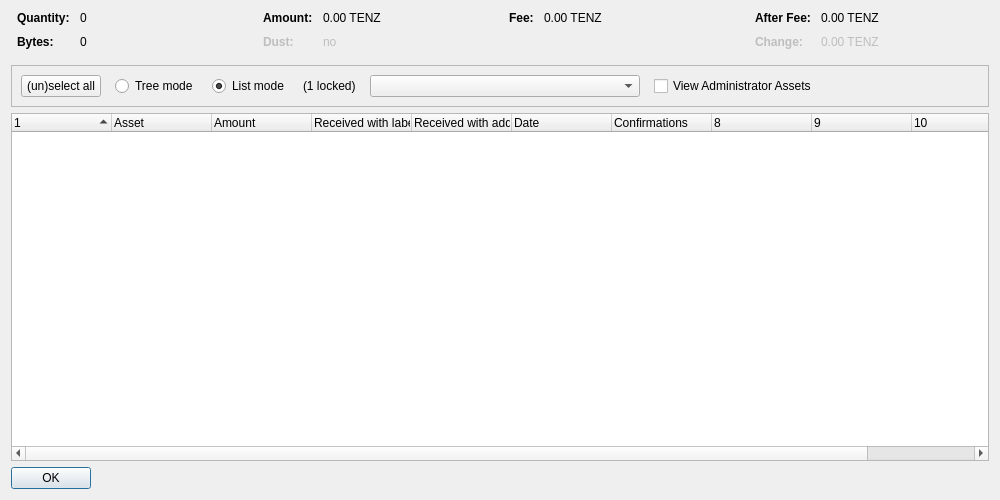
<?xml version="1.0" encoding="UTF-8"?>
<ui version="4.0">
 <class>AssetControlDialog</class>
 <widget class="QDialog" name="AssetControlDialog">
  <property name="geometry">
   <rect>
    <x>0</x>
    <y>0</y>
    <width>1000</width>
    <height>500</height>
   </rect>
  </property>
  <property name="windowTitle">
   <string>Asset Selection</string>
  </property>
  <layout class="QVBoxLayout" name="verticalLayout">
   <item>
    <layout class="QHBoxLayout" name="horizontalLayoutTop" stretch="0,0,0,0">
     <property name="topMargin">
      <number>0</number>
     </property>
     <property name="bottomMargin">
      <number>10</number>
     </property>
     <item>
      <layout class="QFormLayout" name="formLayoutAssetControl1">
       <property name="horizontalSpacing">
        <number>10</number>
       </property>
       <property name="verticalSpacing">
        <number>10</number>
       </property>
       <property name="leftMargin">
        <number>6</number>
       </property>
       <property name="rightMargin">
        <number>6</number>
       </property>
       <item row="0" column="0">
        <widget class="QLabel" name="labelAssetControlQuantityText">
         <property name="font">
          <font>
           <weight>75</weight>
           <bold>true</bold>
          </font>
         </property>
         <property name="text">
          <string>Quantity:</string>
         </property>
        </widget>
       </item>
       <item row="0" column="1">
        <widget class="QLabel" name="labelAssetControlQuantity">
         <property name="cursor">
          <cursorShape>IBeamCursor</cursorShape>
         </property>
         <property name="contextMenuPolicy">
          <enum>Qt::ActionsContextMenu</enum>
         </property>
         <property name="text">
          <string notr="true">0</string>
         </property>
         <property name="textInteractionFlags">
          <set>Qt::LinksAccessibleByMouse|Qt::TextSelectableByKeyboard|Qt::TextSelectableByMouse</set>
         </property>
        </widget>
       </item>
       <item row="1" column="0">
        <widget class="QLabel" name="labelAssetControlBytesText">
         <property name="font">
          <font>
           <weight>75</weight>
           <bold>true</bold>
          </font>
         </property>
         <property name="text">
          <string>Bytes:</string>
         </property>
        </widget>
       </item>
       <item row="1" column="1">
        <widget class="QLabel" name="labelAssetControlBytes">
         <property name="cursor">
          <cursorShape>IBeamCursor</cursorShape>
         </property>
         <property name="contextMenuPolicy">
          <enum>Qt::ActionsContextMenu</enum>
         </property>
         <property name="text">
          <string notr="true">0</string>
         </property>
         <property name="textInteractionFlags">
          <set>Qt::LinksAccessibleByMouse|Qt::TextSelectableByKeyboard|Qt::TextSelectableByMouse</set>
         </property>
        </widget>
       </item>
      </layout>
     </item>
     <item>
      <layout class="QFormLayout" name="formLayoutAssetControl2">
       <property name="horizontalSpacing">
        <number>10</number>
       </property>
       <property name="verticalSpacing">
        <number>10</number>
       </property>
       <property name="leftMargin">
        <number>6</number>
       </property>
       <property name="rightMargin">
        <number>6</number>
       </property>
       <item row="0" column="0">
        <widget class="QLabel" name="labelAssetControlAmountText">
         <property name="font">
          <font>
           <weight>75</weight>
           <bold>true</bold>
          </font>
         </property>
         <property name="text">
          <string>Amount:</string>
         </property>
        </widget>
       </item>
       <item row="0" column="1">
        <widget class="QLabel" name="labelAssetControlAmount">
         <property name="cursor">
          <cursorShape>IBeamCursor</cursorShape>
         </property>
         <property name="contextMenuPolicy">
          <enum>Qt::ActionsContextMenu</enum>
         </property>
         <property name="text">
          <string notr="true">0.00 TENZ</string>
         </property>
         <property name="textInteractionFlags">
          <set>Qt::LinksAccessibleByMouse|Qt::TextSelectableByKeyboard|Qt::TextSelectableByMouse</set>
         </property>
        </widget>
       </item>
       <item row="1" column="0">
        <widget class="QLabel" name="labelAssetControlLowOutputText">
         <property name="enabled">
          <bool>false</bool>
         </property>
         <property name="font">
          <font>
           <weight>75</weight>
           <bold>true</bold>
          </font>
         </property>
         <property name="text">
          <string>Dust:</string>
         </property>
        </widget>
       </item>
       <item row="1" column="1">
        <widget class="QLabel" name="labelAssetControlLowOutput">
         <property name="enabled">
          <bool>false</bool>
         </property>
         <property name="cursor">
          <cursorShape>IBeamCursor</cursorShape>
         </property>
         <property name="contextMenuPolicy">
          <enum>Qt::ActionsContextMenu</enum>
         </property>
         <property name="text">
          <string notr="true">no</string>
         </property>
         <property name="textInteractionFlags">
          <set>Qt::LinksAccessibleByMouse|Qt::TextSelectableByKeyboard|Qt::TextSelectableByMouse</set>
         </property>
        </widget>
       </item>
      </layout>
     </item>
     <item>
      <layout class="QFormLayout" name="formLayoutAssetControl3">
       <property name="horizontalSpacing">
        <number>10</number>
       </property>
       <property name="verticalSpacing">
        <number>10</number>
       </property>
       <property name="leftMargin">
        <number>6</number>
       </property>
       <property name="rightMargin">
        <number>6</number>
       </property>
       <item row="0" column="0">
        <widget class="QLabel" name="labelAssetControlFeeText">
         <property name="font">
          <font>
           <weight>75</weight>
           <bold>true</bold>
          </font>
         </property>
         <property name="text">
          <string>Fee:</string>
         </property>
        </widget>
       </item>
       <item row="0" column="1">
        <widget class="QLabel" name="labelAssetControlFee">
         <property name="cursor">
          <cursorShape>IBeamCursor</cursorShape>
         </property>
         <property name="contextMenuPolicy">
          <enum>Qt::ActionsContextMenu</enum>
         </property>
         <property name="text">
          <string notr="true">0.00 TENZ</string>
         </property>
         <property name="textInteractionFlags">
          <set>Qt::LinksAccessibleByMouse|Qt::TextSelectableByKeyboard|Qt::TextSelectableByMouse</set>
         </property>
        </widget>
       </item>
      </layout>
     </item>
     <item>
      <layout class="QFormLayout" name="formLayoutAssetControl4">
       <property name="horizontalSpacing">
        <number>10</number>
       </property>
       <property name="verticalSpacing">
        <number>10</number>
       </property>
       <property name="leftMargin">
        <number>6</number>
       </property>
       <property name="rightMargin">
        <number>6</number>
       </property>
       <item row="0" column="0">
        <widget class="QLabel" name="labelAssetControlAfterFeeText">
         <property name="font">
          <font>
           <weight>75</weight>
           <bold>true</bold>
          </font>
         </property>
         <property name="text">
          <string>After Fee:</string>
         </property>
        </widget>
       </item>
       <item row="0" column="1">
        <widget class="QLabel" name="labelAssetControlAfterFee">
         <property name="cursor">
          <cursorShape>IBeamCursor</cursorShape>
         </property>
         <property name="contextMenuPolicy">
          <enum>Qt::ActionsContextMenu</enum>
         </property>
         <property name="text">
          <string notr="true">0.00 TENZ</string>
         </property>
         <property name="textInteractionFlags">
          <set>Qt::LinksAccessibleByMouse|Qt::TextSelectableByKeyboard|Qt::TextSelectableByMouse</set>
         </property>
        </widget>
       </item>
       <item row="1" column="0">
        <widget class="QLabel" name="labelAssetControlChangeText">
         <property name="enabled">
          <bool>false</bool>
         </property>
         <property name="font">
          <font>
           <weight>75</weight>
           <bold>true</bold>
          </font>
         </property>
         <property name="text">
          <string>Change:</string>
         </property>
        </widget>
       </item>
       <item row="1" column="1">
        <widget class="QLabel" name="labelAssetControlChange">
         <property name="enabled">
          <bool>false</bool>
         </property>
         <property name="cursor">
          <cursorShape>IBeamCursor</cursorShape>
         </property>
         <property name="contextMenuPolicy">
          <enum>Qt::ActionsContextMenu</enum>
         </property>
         <property name="text">
          <string notr="true">0.00 TENZ</string>
         </property>
         <property name="textInteractionFlags">
          <set>Qt::LinksAccessibleByMouse|Qt::TextSelectableByKeyboard|Qt::TextSelectableByMouse</set>
         </property>
        </widget>
       </item>
      </layout>
     </item>
    </layout>
   </item>
   <item>
    <widget class="QFrame" name="frame">
     <property name="minimumSize">
      <size>
       <width>0</width>
       <height>40</height>
      </size>
     </property>
     <property name="frameShape">
      <enum>QFrame::StyledPanel</enum>
     </property>
     <property name="frameShadow">
      <enum>QFrame::Sunken</enum>
     </property>
     <layout class="QHBoxLayout" name="horizontalLayout">
      <item>
       <layout class="QHBoxLayout" name="horizontalLayoutPanel" stretch="0,0,0,0,0,0,0">
        <property name="spacing">
         <number>14</number>
        </property>
        <item>
         <widget class="QPushButton" name="pushButtonSelectAll">
          <property name="sizePolicy">
           <sizepolicy hsizetype="Maximum" vsizetype="Fixed">
            <horstretch>0</horstretch>
            <verstretch>0</verstretch>
           </sizepolicy>
          </property>
          <property name="text">
           <string>(un)select all</string>
          </property>
          <property name="autoDefault">
           <bool>false</bool>
          </property>
         </widget>
        </item>
        <item>
         <widget class="QRadioButton" name="radioTreeMode">
          <property name="sizePolicy">
           <sizepolicy hsizetype="Maximum" vsizetype="Fixed">
            <horstretch>0</horstretch>
            <verstretch>0</verstretch>
           </sizepolicy>
          </property>
          <property name="text">
           <string>Tree mode</string>
          </property>
         </widget>
        </item>
        <item>
         <widget class="QRadioButton" name="radioListMode">
          <property name="sizePolicy">
           <sizepolicy hsizetype="Maximum" vsizetype="Fixed">
            <horstretch>0</horstretch>
            <verstretch>0</verstretch>
           </sizepolicy>
          </property>
          <property name="text">
           <string>List mode</string>
          </property>
          <property name="checked">
           <bool>true</bool>
          </property>
         </widget>
        </item>
        <item>
         <widget class="QLabel" name="labelLocked">
          <property name="text">
           <string notr="true">(1 locked)</string>
          </property>
         </widget>
        </item>
        <item>
         <widget class="QComboBox" name="assetList">
          <property name="minimumContentsLength">
           <number>30</number>
          </property>
         </widget>
        </item>
        <item>
         <widget class="QCheckBox" name="viewAdministrator">
          <property name="toolTip">
           <string>View assets that you have the ownership asset for</string>
          </property>
          <property name="text">
           <string>View Administrator Assets</string>
          </property>
         </widget>
        </item>
        <item>
         <spacer name="horizontalSpacer">
          <property name="orientation">
           <enum>Qt::Horizontal</enum>
          </property>
          <property name="sizeHint" stdset="0">
           <size>
            <width>40</width>
            <height>20</height>
           </size>
          </property>
         </spacer>
        </item>
       </layout>
      </item>
     </layout>
    </widget>
   </item>
   <item>
    <widget class="AssetControlTreeWidget" name="treeWidget">
     <property name="contextMenuPolicy">
      <enum>Qt::CustomContextMenu</enum>
     </property>
     <property name="sortingEnabled">
      <bool>false</bool>
     </property>
     <property name="columnCount">
      <number>11</number>
     </property>
     <attribute name="headerShowSortIndicator" stdset="0">
      <bool>true</bool>
     </attribute>
     <attribute name="headerStretchLastSection">
      <bool>false</bool>
     </attribute>
     <column>
      <property name="text">
       <string/>
      </property>
     </column>
     <column>
      <property name="text">
       <string>Asset</string>
      </property>
     </column>
     <column>
      <property name="text">
       <string>Amount</string>
      </property>
     </column>
     <column>
      <property name="text">
       <string>Received with label</string>
      </property>
     </column>
     <column>
      <property name="text">
       <string>Received with address</string>
      </property>
     </column>
     <column>
      <property name="text">
       <string>Date</string>
      </property>
     </column>
     <column>
      <property name="text">
       <string>Confirmations</string>
      </property>
      <property name="toolTip">
       <string>Confirmed</string>
      </property>
     </column>
     <column>
      <property name="text">
       <string/>
      </property>
     </column>
     <column>
      <property name="text">
       <string/>
      </property>
     </column>
     <column>
      <property name="text">
       <string/>
      </property>
     </column>
     <column>
      <property name="text">
       <string/>
      </property>
     </column>
    </widget>
   </item>
   <item>
    <widget class="QDialogButtonBox" name="buttonBox">
     <property name="sizePolicy">
      <sizepolicy hsizetype="Maximum" vsizetype="Fixed">
       <horstretch>0</horstretch>
       <verstretch>0</verstretch>
      </sizepolicy>
     </property>
     <property name="orientation">
      <enum>Qt::Horizontal</enum>
     </property>
     <property name="standardButtons">
      <set>QDialogButtonBox::Ok</set>
     </property>
    </widget>
   </item>
  </layout>
 </widget>
 <customwidgets>
  <customwidget>
   <class>AssetControlTreeWidget</class>
   <extends>QTreeWidget</extends>
   <header location="global">assetcontroltreewidget.h</header>
  </customwidget>
 </customwidgets>
 <resources/>
 <connections/>
</ui>
